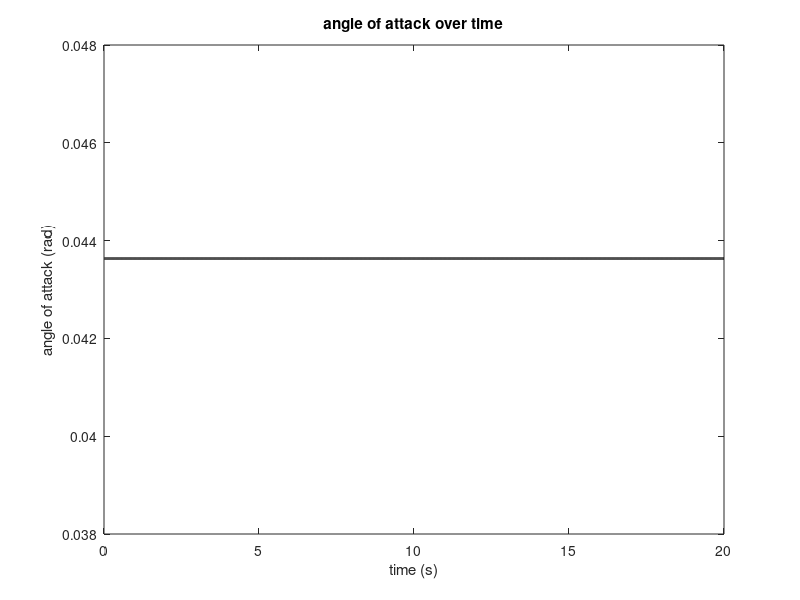
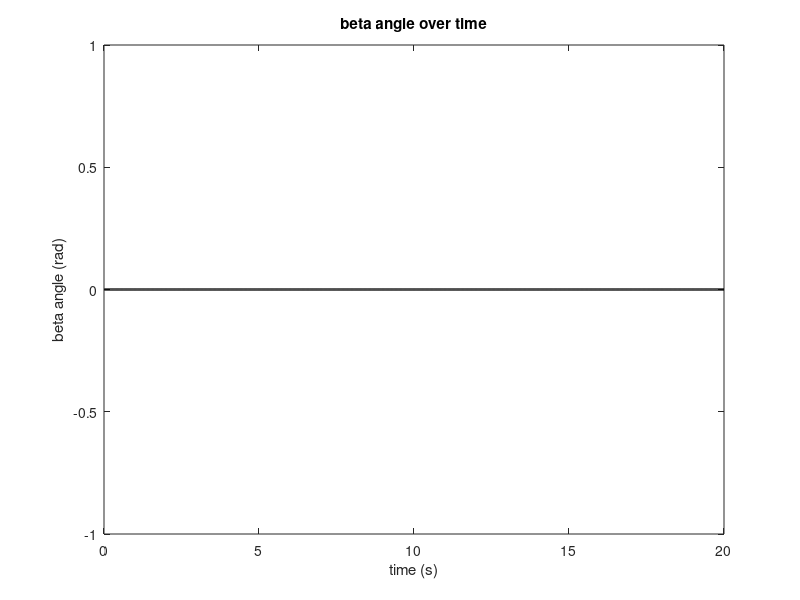
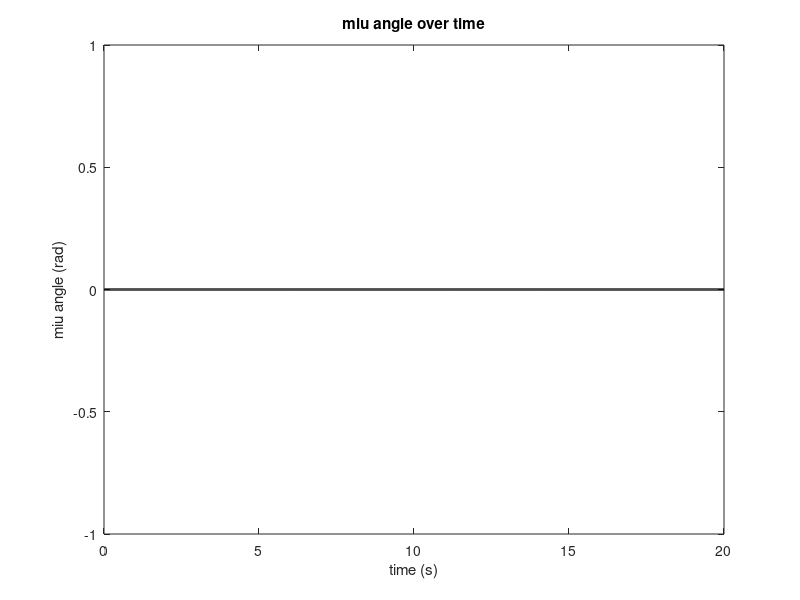
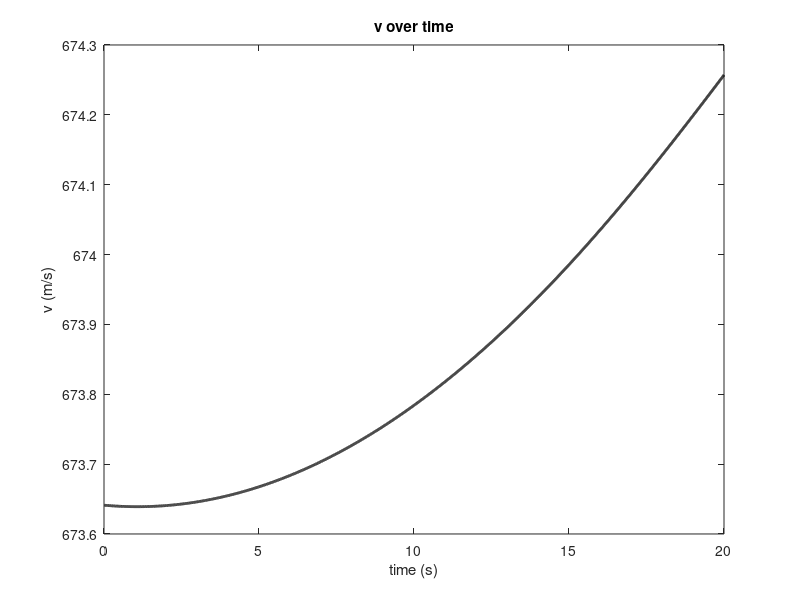

Reproduce these figures in MATLAB, in order.
function geom
clc;
clear all;
close all;
data=load('data_pointmass.txt');
tData=data(:,1);
wData=data(:,2);
mData=wData/9.81;
dData=data(:,3);
yData=data(:,4);
lData=data(:,5);
trData=data(:,6);
alphaData=data(:,7);
betaData=data(:,8);
miuData=data(:,9);
phiT=0;
IC=load('IC_pointmass.txt');
tspan=1.0000000e-02:1.000000e-02:2.0000000e+01;
[t,x]=ode45(@(t,x) odefunc(t,x,tData,wData,mData,dData,yData,lData,trData,alphaData,betaData,miuData),tspan,IC);
figure;
plot(tData,alphaData,'black','linewid',2)
title('angle of attack over time');
ylabel('angle of attack (rad)');
xlabel('time (s)'); 
figure;
plot(tData,betaData,'black','linewid',2);
title('beta angle over time');
ylabel('beta angle (rad)'); 
xlabel('time (s)');
figure;
plot(tData,miuData,'black','linewid',2);
title('miu angle over time');
ylabel('miu angle (rad)') ;
xlabel('time (s)');
figure;
plot(t,x(:,1),'black','linewid',2);
title('v over time');
ylabel('v (m/s)') ;
xlabel('time (s)');
figure;
plot(t,x(:,2),'black','linewid',2);
title('sai over time');
ylabel('sai (m/s)') ;
xlabel('time (s)');
figure;
plot(t,x(:,3),'black','linewid',2);
title('gama over time');
ylabel('gama (m/s)');
xlabel('time (s)');
figure;
plot(t,x(:,4),'black','linewid',2);
title('x over time');
ylabel('x (m)'); 
xlabel('time (s)');
figure;
plot(t,x(:,5),'black','linewid',2);
title('y over time');
ylabel('y (m)'); 
xlabel('time (s)');
figure;
plot(t,x(:,6),'black','linewid',2);
title('z over time');
ylabel('z (m)'); 
xlabel('time (s)');
function dxdt=odefunc(t,x,tData,wData,mData,dData,yData,lData,trData,alphaData,betaData,miuData)
W=interp1(tData,wData,t);
m=interp1(tData,mData,t);
D=interp1(tData,dData,t);
T=interp1(tData,trData,t);
alpha=interp1(tData,alphaData,t);
beta=interp1(tData,betaData,t);
Y=interp1(tData,yData,t);
L=interp1(tData,lData,t);
miu=interp1(tData,miuData,t);
dxdt=zeros(6,1);
dxdt(1) = (1/m)*(-W*sin(x(3))-D+(T*cos(beta)*cos(alpha+phiT)));
dxdt(2) = (1/(m*x(1)*cos(x(3))))*((-Y*cos(miu))+(L*sin(miu))-T*((cos(alpha+phiT)*sin(beta)*cos(miu))-(sin(alpha+phiT)*sin(miu))));
dxdt(3) = (1/(m*x(1)))*((-W*cos(x(3)))-(Y*sin(miu))+(L*cos(miu))+T*((cos(alpha+phiT)*sin(beta)*sin(miu))+(sin(alpha+phiT)*cos(miu))));
dxdt(4)=x(1)*cos(x(2))*cos(x(3));
dxdt(5)=x(1)*sin(x(2))*cos(x(3));
dxdt(6)=-x(1)*cos(x(3));
end
end
